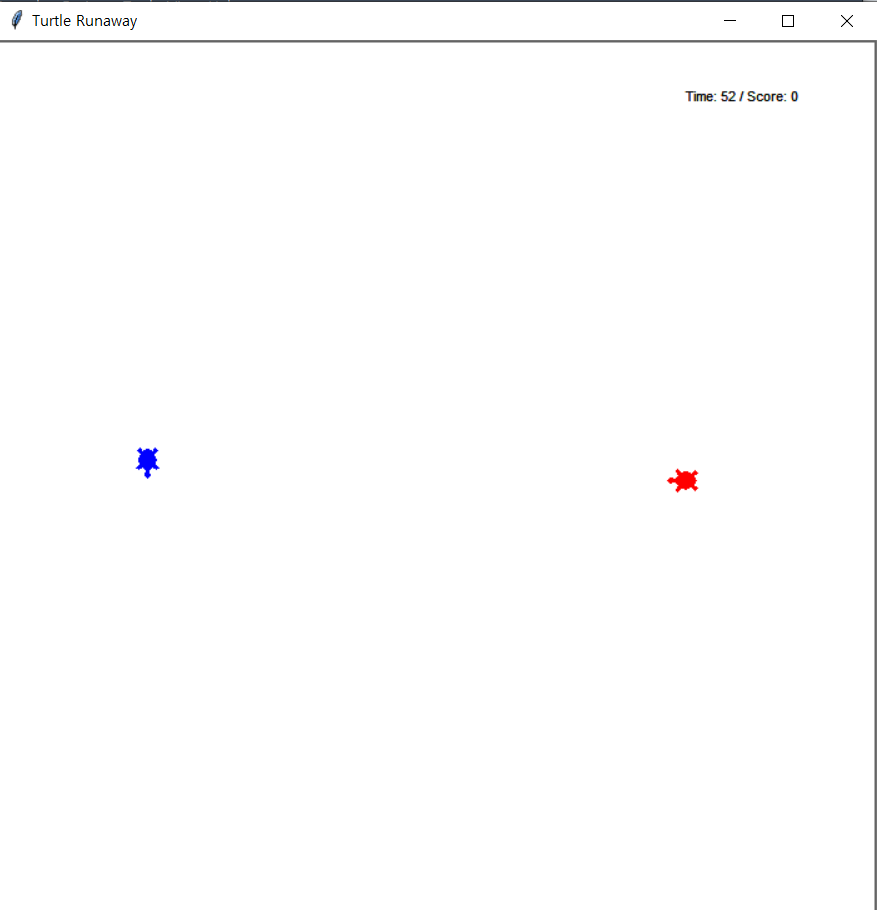

Generate this figure with Python:
# This example is not working in Spyder directly (F5 or Run)
# Please type '!python turtle_runaway.py' on IPython console in your Spyder.
import tkinter as tk
import turtle, random, time, math

class RunawayGame:
    def __init__(self, canvas, player, catch_radius=50):
        self.canvas = canvas
        self.player = player
        self.catch_radius2 = catch_radius**2
        self.score = 0
        self.catch_cooldown = 1.0
        self.last_catch_time = 0

        self.player.shape('turtle')
        self.player.color('red')
        self.player.penup()

        self.runner_drawer = turtle.RawTurtle(canvas)
        self.runner_drawer.shape('turtle')
        self.runner_drawer.color('blue')
        self.runner_drawer.penup()
        self.runner_drawer.setpos(self.player.runner_pos[0], self.player.runner_pos[1])
        self.runner_drawer.setheading(self.player.runner_heading)

        self.drawer = turtle.RawTurtle(canvas)
        self.drawer.hideturtle()
        self.drawer.penup()

        self.catch_just_happened = False

    def is_catched(self):
        dx = self.player.runner_pos[0] - self.player.xcor()
        dy = self.player.runner_pos[1] - self.player.ycor()
        return dx**2 + dy**2 < self.catch_radius2

    def start(self, ai_timer_msec=100, total_time=60):
        self.player.setpos(200, 0)
        self.player.setheading(180)
        self.player.runner_pos = [-200, 0]
        self.player.runner_heading = 0

        self.start_time = time.time()
        self.ai_timer_msec = ai_timer_msec
        self.total_time = total_time
        self.step()
        self.canvas.ontimer(self.step, self.ai_timer_msec)

    def step(self):
        if not self.catch_just_happened:
            self.player.run_ai()

        self.runner_drawer.setpos(self.player.runner_pos[0], self.player.runner_pos[1])
        self.runner_drawer.setheading(self.player.runner_heading)

        if self.is_catched():
            now = time.time()
            if now - self.last_catch_time > self.catch_cooldown:
                self.score += 1
                self.last_catch_time = now
                self.catch_just_happened = True

                self.player.setpos(random.randint(-300,300), random.randint(-300,300))
                self.player.runner_pos = [random.randint(-300,300), random.randint(-300,300)]
                self.player.runner_heading = random.randint(0,360)

                self.runner_drawer.setpos(self.player.runner_pos[0], self.player.runner_pos[1])
                self.runner_drawer.setheading(self.player.runner_heading)
        else:
            self.catch_just_happened = False

        remain = max(0, math.ceil(self.total_time - (time.time() - self.start_time)))
        self.drawer.clear()
        self.drawer.setpos(200, 300)
        self.drawer.write(f"Time: {remain} / Score: {self.score}")

        if remain <= 0:
            self.drawer.clear()
            self.drawer.setpos(-100, 0)
            self.drawer.write(f"Time Over! Final Score: {self.score}", font=("Arial",16,"bold"))
            return

        self.canvas.ontimer(self.step, self.ai_timer_msec)


class ManualMover(turtle.RawTurtle):
    def __init__(self, canvas, step_move=10, step_turn=15):
        super().__init__(canvas)
        self.step_move = step_move
        self.step_turn = step_turn

        self.runner_pos = [-200, 0]
        self.runner_heading = 0

        self.key_history = []

        self.x_limit = 350
        self.y_limit = 350

        canvas.onkeypress(lambda: self.move_chaser('Up'), 'Up')
        canvas.onkeypress(lambda: self.move_chaser('Down'), 'Down')
        canvas.onkeypress(lambda: self.move_chaser('Left'), 'Left')
        canvas.onkeypress(lambda: self.move_chaser('Right'), 'Right')
        canvas.listen()

    def move_chaser(self, key):
        self.key_history.append(key)
        if len(self.key_history) > 5:
            self.key_history.pop(0)

        if key == 'Up':
            self.setheading(90)
            self.sety(min(self.ycor() + self.step_move, self.y_limit))
        elif key == 'Down':
            self.setheading(270)
            self.sety(max(self.ycor() - self.step_move, -self.y_limit))
        elif key == 'Left':
            self.setheading(180)
            self.setx(max(self.xcor() - self.step_move, -self.x_limit))
        elif key == 'Right':
            self.setheading(0)
            self.setx(min(self.xcor() + self.step_move, self.x_limit))

    def run_ai(self):
        dx, dy = 0, 0
        if self.key_history:
            for k in self.key_history:
                if k == 'Up': dy += 1
                elif k == 'Down': dy -= 1
                elif k == 'Left': dx -= 1
                elif k == 'Right': dx += 1
        else:
            dx = random.choice([-1,0,1])
            dy = random.choice([-1,0,1])
            if dx == 0 and dy == 0:
                dy = 1

        angle = math.degrees(math.atan2(dy, dx))
        self.runner_heading = (angle + 180) % 360
        self.runner_pos[0] += 12 * math.cos(math.radians(self.runner_heading))
        self.runner_pos[1] += 12 * math.sin(math.radians(self.runner_heading))

        self.runner_pos[0] = max(-self.x_limit, min(self.x_limit, self.runner_pos[0]))
        self.runner_pos[1] = max(-self.y_limit, min(self.y_limit, self.runner_pos[1]))


if __name__ == '__main__':
    root = tk.Tk()
    root.title("Turtle Runaway")
    canvas = tk.Canvas(root, width=700, height=700)
    canvas.pack()
    screen = turtle.TurtleScreen(canvas)

    player = ManualMover(screen)

    game = RunawayGame(screen, player)
    game.start()
    screen.mainloop()
